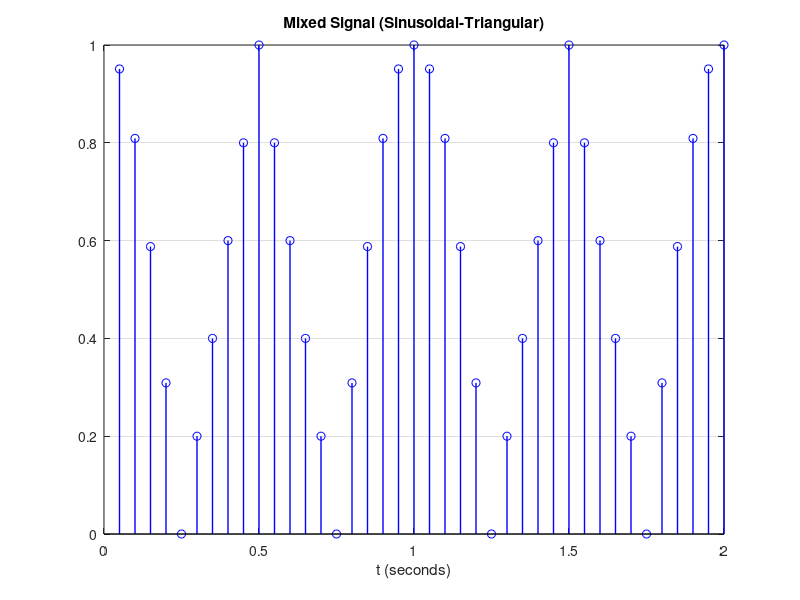

This chart was generated by the following MATLAB code: (Note: this script raises an error after producing the figure.)
%% PRACTICE 6.17. DFT of mixed signals

clc; clear all; close all;
f0 = 1; % Fundamental frequency
f_max = 1;
fs = 20 * f_max;
duration = 2;
ts = 1 / fs;
n = ts:ts:duration;
% Signal Generation
% Generate a triangular wave (sawtooth with peak at 0.5)
y1 = sawtooth(2*pi*f0*n, 0.5);
% Apply half-wave rectification to the triangular wave:
for i = 1:length(y1)
    if y1(i) < 0
        y1(i) = 0;
    end
end    
% Generate a cosine wave
y2 = cos(2*pi*f0*n);
% Apply half-wave rectification to the cosine wave:
for i = 1:length(y2)
    if y2(i) < 0
        y2(i) = 0;
    end
end
mixed_signal = y1 + y2;
xn = mixed_signal;
% Time-domain plot:
stem(n, xn, 'b', 'linewidth', 1)
title('Mixed Signal (Sinusoidal-Triangular)')
xlabel('t (seconds)')
grid on                                                                                                                                                                                                                               
%% FREQUENCY DOMAIN:
Xk = dft_vectorial(xn);
magnitude_spectrum = abs(Xk);
normalized_magnitude_spectrum = magnitude_spectrum / max(magnitude_spectrum);
% Normalized DFT Plot:
% Frequency axis:
f = linspace(0, fs, length(xn)); 
figure
stem(f, normalized_magnitude_spectrum)
title('Normalized Amplitude Spectrum')
xlabel('f (Hz)')
% Visualization of the normalized DFT limited to the Nyquist range (fs/2):
figure
stem(f, normalized_magnitude_spectrum)
axis([0 fs/2 0 max(normalized_magnitude_spectrum)])
title('Normalized Amplitude Spectrum - from zero to fs/2')
xlabel('f (Hz)')
grid minor
